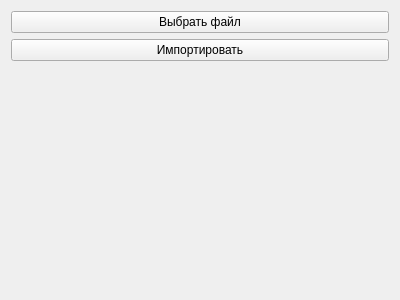
<?xml version="1.0" encoding="UTF-8"?>
<ui version="4.0">
 <class>Form</class>
 <widget class="QWidget" name="Form">
  <property name="geometry">
   <rect>
    <x>0</x>
    <y>0</y>
    <width>400</width>
    <height>300</height>
   </rect>
  </property>
  <property name="windowTitle">
   <string>Импорт данных</string>
  </property>
  <layout class="QVBoxLayout" name="verticalLayout">
   <item>
    <layout class="QVBoxLayout" name="verticalLayout_2">
     <item>
      <widget class="QPushButton" name="chooseFileButton">
       <property name="text">
        <string>Выбрать файл</string>
       </property>
      </widget>
     </item>
     <item>
      <widget class="QPushButton" name="importButton">
       <property name="text">
        <string>Импортировать</string>
       </property>
      </widget>
     </item>
    </layout>
   </item>
   <item>
    <widget class="QLabel" name="messageField">
     <property name="text">
      <string/>
     </property>
    </widget>
   </item>
  </layout>
 </widget>
 <resources/>
 <connections/>
</ui>
